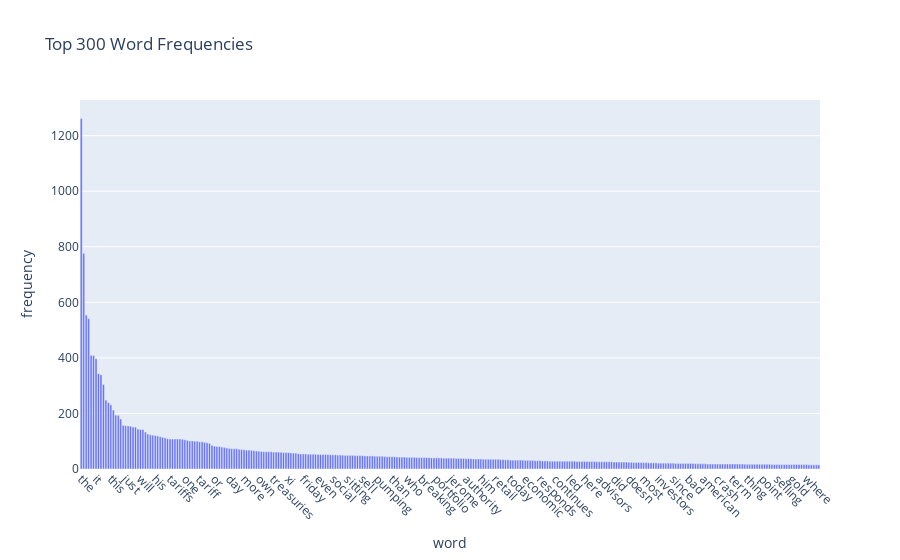
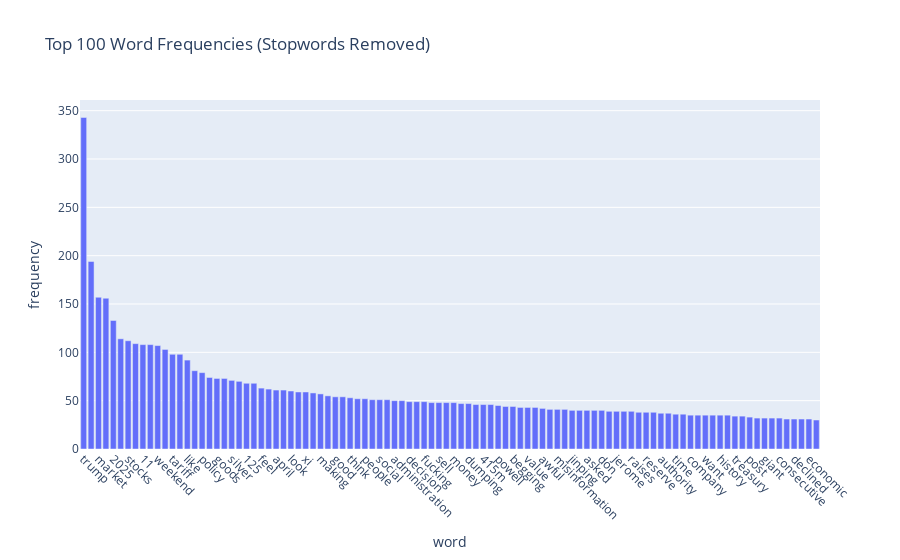
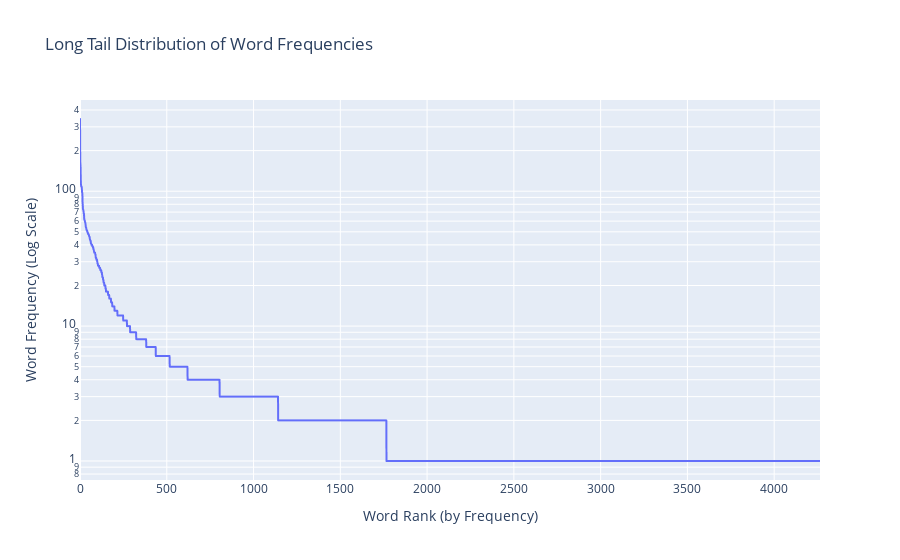
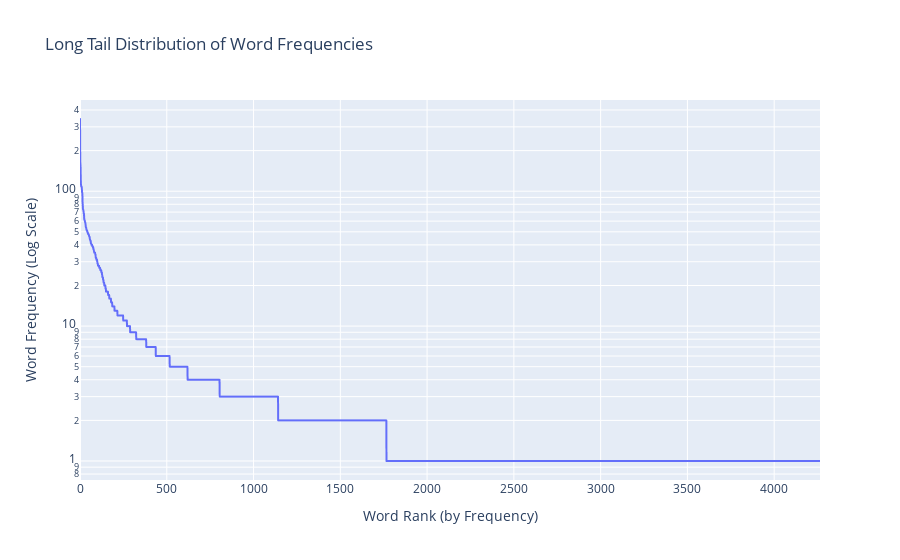

Here is the notebook cell these charts were saved with, in order:
### Markdown cell above
# Phase 1

### Code cell
import pandas as pd
import numpy as np
from sklearn.utils import Bunch
from sklearn.feature_extraction.text import CountVectorizer

csv_path = "/home/justin-chun/DataMining/DM2025Labs/DM2025-Lab1-Exercise/newdataset/Reddit-stock-sentiment.csv"
df = pd.read_csv(csv_path)

df["text"] = (df["title"].fillna("") + " " + df["text"].fillna("")).str.strip()

Label_map = {1.0: "Positive", 0.0: "Neutral", -1.0: "Negative"}

df = df[df["sentiment"].isin(Label_map.keys())].copy()
df["category"] = df["sentiment"].map(Label_map)

categories = ["Negative", "Neutral", "Positive"]
CAT2ID = {c: i for i, c in enumerate(categories)}
y = df["category"].map(CAT2ID).to_numpy()
texts = df["text"].tolist()
twenty_train = Bunch(
    data=texts,
    target=y,
    target_names=categories
)

count_vect = CountVectorizer(stop_words="english")
X_counts = count_vect.fit_transform(twenty_train.data)

import pandas as pd
print(pd.Series(twenty_train.target).value_counts().sort_index().rename(index=dict(enumerate(categories))))

#Ex1
print(texts[0:3])

import helpers.data_mining_helpers as dmh

X = pd.DataFrame({'text': texts})
X = X.reset_index(drop=True)
df = df.reset_index(drop=True)

X["sentiment"] = df["sentiment"].map(Label_map)
X.drop(columns=["category"], errors="ignore", inplace=True)

#Ex2
print(X.loc[:20,"sentiment"])

#Ex3
print(X[X["sentiment"] == "Positive"][::10][0:5])

X.isnull()
print(X.isnull().apply(lambda x: dmh.check_missing_values(x),axis = 1))

import matplotlib.pyplot as plt
%matplotlib inline
categories

print(X.sentiment.value_counts())
#Ex7
print(X_sample.sentiment.value_counts().plot(kind = 'bar',
                                           title = 'Sentiment distribution',
                                           ylim = [0, X_sample.sentiment.value_counts().max()+30],
                                           rot = 0, fontsize = 12, figsize =(8,3)))

X_sample = X.sample(n=400)
#Ex8
original  = X['sentiment'].value_counts()
sample  = X_sample['sentiment'].value_counts()


cats = sorted(set(original.index) | set(sample.index))
counts = pd.concat([original.reindex(cats, fill_value=0),
                    sample.reindex(cats, fill_value=0)], axis=1)
counts.columns = ['Original', 'Sample'] 

ymax = counts.to_numpy().max() + 30

ax = counts.plot(kind='bar',
                 title='Category distribution: Original vs Sample',
                 rot=0, fontsize=12, figsize=(8,3))
ax.set_ylim(0, ymax)
ax.set_xlabel('sentiment')
ax.set_ylabel('Count')
print(ax.legend())

import nltk
nltk.download("punkt")
nltk.download("punkt_tab")

X['unigrams'] = X['text'].apply(lambda x: dmh.tokenize_text(x))
print(X[0:4]["unigrams"])
X[0:4]
print(list(X[0:1]['unigrams']))

from sklearn.feature_extraction.text import CountVectorizer

count_vect = CountVectorizer()
X_counts = count_vect.fit_transform(X.text) #learn the vocabulary and return document-term matrix
print(X_counts[0])
analyze = count_vect.build_analyzer()
#Ex9
analyze(X.text[0])

print(X_counts[0:5, 0:100].toarray())
#Ex10
feature_names = count_vect.get_feature_names_out()

fourth_doc = X_counts[3,0:100]
non_zero_index = fourth_doc.indices
feature_in_fourth_doc = [feature_names[idx] for idx in non_zero_index]

print(f"features index indicates: {feature_in_fourth_doc}")

plot_x = ["term_"+str(i) for i in count_vect.get_feature_names_out()[0:20]]

plot_y = ["doc_"+ str(i) for i in list(X.index)[0:20]]
plot_z = X_counts[0:20, 0:20].toarray() 

import seaborn as sns

df_todraw = pd.DataFrame(plot_z, columns = plot_x, index = plot_y)
plt.subplots(figsize=(9, 7))
ax = sns.heatmap(df_todraw,
                 cmap="PuRd",
                 vmin=0, vmax=1, annot=True)

#Ex12
import plotly.express as px

term_frequencies = np.asarray(X_counts.sum(axis=0)).ravel()

df = pd.DataFrame({
    'word': count_vect.get_feature_names_out(),
    'frequency': term_frequencies
})

df_sorted = df.sort_values(by='frequency', ascending=False)
num_words_to_plot = min(300, len(df_sorted))

fig = px.bar(
    data_frame=df_sorted.head(num_words_to_plot),
    x='word',
    y='frequency',
    hover_data={'word': True, 'frequency': True},
    title=f'Top {num_words_to_plot} Word Frequencies'
)
fig.update_xaxes(tickangle=45)

fig.show()

#Ex13
count_vect_stopwords = CountVectorizer(stop_words='english')

X_counts_stopwords = count_vect_stopwords.fit_transform(X.text)
term_frequencies = np.asarray(X_counts_stopwords.sum(axis=0)).ravel()
df = pd.DataFrame({
    'word': count_vect_stopwords.get_feature_names_out(),
    'frequency': term_frequencies
})

df_sorted = df.sort_values(by='frequency', ascending=False)

num_words_to_plot = min(100, len(df_sorted))

fig = px.bar(
    data_frame=df_sorted.head(num_words_to_plot),
    x='word',
    y='frequency',
    hover_data={'word': True, 'frequency': True},
    title=f'Top {num_words_to_plot} Word Frequencies (Stopwords Removed)'
)

fig.update_xaxes(tickangle=45)

fig.show()

#Ex14

count_vect = CountVectorizer(stop_words='english')
X_counts = count_vect.fit_transform(X.text)
term_frequencies = np.asarray(X_counts.sum(axis=0)).ravel()
df = pd.DataFrame({
    'word': count_vect.get_feature_names_out(),
    'frequency': term_frequencies
})

df_sorted = df.sort_values(by='frequency', ascending=False)

fig = px.line(
    data_frame=df_sorted,
    x=np.arange(len(df_sorted)),
    y='frequency',
    hover_name='word', 
    title='Long Tail Distribution of Word Frequencies'
)
fig.update_layout(
    xaxis_title='Word Rank (by Frequency)',
    yaxis_title='Word Frequency (Log Scale)',
    yaxis_type='log' 
)

fig.show()

#Ex15
count_vect = CountVectorizer(stop_words='english')
X_counts = count_vect.fit_transform(X.text)
term_frequencies = np.asarray(X_counts.sum(axis=0)).ravel()
df = pd.DataFrame({
    'word': count_vect.get_feature_names_out(),
    'frequency': term_frequencies
})
df_sorted = df.sort_values(by='frequency', ascending=False)
fig = px.line(
    data_frame=df_sorted,
    x=np.arange(len(df_sorted)),
    y='frequency',
    hover_name='word', 
    title='Long Tail Distribution of Word Frequencies'
)
fig.update_layout(
    xaxis_title='Word Rank (by Frequency)',
    yaxis_title='Word Frequency (Log Scale)',
    yaxis_type='log'
)

fig.show()

### Figure 1 — Plotly figure (JSON) as saved in the notebook; plotly's stock layout.template omitted (floating-point values rounded to 4 significant figures; data arrays with more than 128 entries replaced by an {"elided": "..."} marker saying what was removed)
{"data": [{"hovertemplate": "word=%{x}<br>frequency=%{y}<extra></extra>", "legendgroup": "", "marker": {"color": "#636efa", "pattern": {"shape": ""}}, "name": "", "orientation": "v", "showlegend": false, "textposition": "auto", "type": "bar", "x": {"elided": "300 str values"}, "xaxis": "x", "y": {"elided": "300 int values"}, "yaxis": "y"}], "layout": {"barmode": "relative", "legend": {"tracegroupgap": 0}, "title": {"text": "Top 300 Word Frequencies"}, "xaxis": {"anchor": "y", "domain": [0, 1], "tickangle": 45, "title": {"text": "word"}}, "yaxis": {"anchor": "x", "domain": [0, 1], "title": {"text": "frequency"}}}}

### Figure 2 — Plotly figure (JSON) as saved in the notebook; plotly's stock layout.template omitted (floating-point values rounded to 4 significant figures)
{"data": [{"hovertemplate": "word=%{x}<br>frequency=%{y}<extra></extra>", "legendgroup": "", "marker": {"color": "#636efa", "pattern": {"shape": ""}}, "name": "", "orientation": "v", "showlegend": false, "textposition": "auto", "type": "bar", "x": ["trump", "china", "market", "just", "2025", "stock", "stocks", "thread", "11", "tariffs", "weekend", "discussion", "tariff", "president", "like", "10", "policy", "day", "goods", "daily", "silver", "dollar", "125", "data", "feel", "going", "april", "treasuries", "look", "doing", "xi", "right", "making", "media", "good", "friday", "think", "fundamentals", "people", "really", "social", "allies", "administration", "apr", "decision", "sitting", "fucking", "make", "sell", "year", "money", "shows", "dumping", "pumping", "415m", "seeing", "powell", "campaign", "begging", "quickly", "value", "target", "awful", "breaking", "misinformation", "crashing", "jinping", "federal", "asked", "portfolio", "don", "supreme", "jerome", "court", "raises", "losing", "reserve", "chair", "authority", "weeks", "time", "price", "company", "rise", "want", "yields", "history", "retail", "treasury", "futures", "post", "analysis", "giant", "today", "consecutive", "longest", "declined", "streak", "economic", "145"], "xaxis": "x", "y": [343, 194, 157, 156, 133, 114, 112, 109, 108, 108, 107, 103, 98, 98, 92, 81, 79, 74, 73, 73, 71, 70, 68, 68, 63, 62, 61, 61, 60, 59, 59, 58, 57, 55, 54, 54, 53, 52, 52, 51, 51, 51, 50, 50, 49, 49, 49, 48, 48, 48, 48, 47, 47, 46, 46, 46, 45, 44, 44, 43, 43, 43, 42, 41, 41, 41, 40, 40, 40, 40, 40, 39, 39, 39, 39, 38, 38, 38, 37, 37, 36, 36, 35, 35, 35, 35, 35, 35, 34, 34, 33, 32, 32, 32, 32, 31, 31, 31, 31, 30], "yaxis": "y"}], "layout": {"barmode": "relative", "legend": {"tracegroupgap": 0}, "title": {"text": "Top 100 Word Frequencies (Stopwords Removed)"}, "xaxis": {"anchor": "y", "domain": [0, 1], "tickangle": 45, "title": {"text": "word"}}, "yaxis": {"anchor": "x", "domain": [0, 1], "title": {"text": "frequency"}}}}

### Figure 3 — Plotly figure (JSON) as saved in the notebook; plotly's stock layout.template omitted (floating-point values rounded to 4 significant figures; data arrays with more than 128 entries replaced by an {"elided": "..."} marker saying what was removed)
{"data": [{"hovertemplate": "<b>%{hovertext}</b><br><br>x=%{x}<br>frequency=%{y}<extra></extra>", "hovertext": {"elided": "4265 str values"}, "legendgroup": "", "line": {"color": "#636efa", "dash": "solid"}, "marker": {"symbol": "circle"}, "mode": "lines", "name": "", "showlegend": false, "type": "scattergl", "x": {"elided": "4265 int values"}, "xaxis": "x", "y": {"elided": "4265 int values"}, "yaxis": "y"}], "layout": {"legend": {"tracegroupgap": 0}, "title": {"text": "Long Tail Distribution of Word Frequencies"}, "xaxis": {"anchor": "y", "domain": [0, 1], "title": {"text": "Word Rank (by Frequency)"}}, "yaxis": {"anchor": "x", "domain": [0, 1], "title": {"text": "Word Frequency (Log Scale)"}, "type": "log"}}}

### Figure 4 — Plotly figure (JSON) as saved in the notebook; plotly's stock layout.template omitted (floating-point values rounded to 4 significant figures; data arrays with more than 128 entries replaced by an {"elided": "..."} marker saying what was removed)
{"data": [{"hovertemplate": "<b>%{hovertext}</b><br><br>x=%{x}<br>frequency=%{y}<extra></extra>", "hovertext": {"elided": "4265 str values"}, "legendgroup": "", "line": {"color": "#636efa", "dash": "solid"}, "marker": {"symbol": "circle"}, "mode": "lines", "name": "", "showlegend": false, "type": "scattergl", "x": {"elided": "4265 int values"}, "xaxis": "x", "y": {"elided": "4265 int values"}, "yaxis": "y"}], "layout": {"legend": {"tracegroupgap": 0}, "title": {"text": "Long Tail Distribution of Word Frequencies"}, "xaxis": {"anchor": "y", "domain": [0, 1], "title": {"text": "Word Rank (by Frequency)"}}, "yaxis": {"anchor": "x", "domain": [0, 1], "title": {"text": "Word Frequency (Log Scale)"}, "type": "log"}}}
